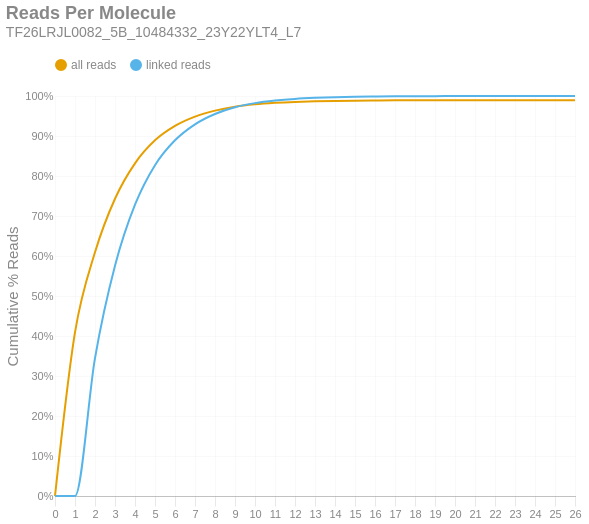

The code cell stored with this chart in its notebook:
### Markdown cell above
### Reads per Molecule
This chart shows the cumulative distribution of the number of reads per linked molecule. That is, how many alignments are associated with a unique molecule. This excludes the number of reads associated with invalid or absent linked-read barcodes. The `linked` histogram is the percentages recalculated when disregarding singletons.

### Code cell
if SKIPLR:
    print_html(f"Skipped")
else:
    counts = np.bincount(valids['reads'].cast(pl.Int64).to_numpy())
    weighted = counts * np.arange(len(counts))
    all_perc = weighted / n_reads
    linked_perc = weighted / n_linked_reads
    linked_perc[1] = 0
    binned_df = pl.DataFrame({
        'readsper': list(range(len(counts))),
        'all reads (cumsum)': np.cumsum(all_perc).tolist(),
        'linked reads (cumsum)': np.cumsum(linked_perc).tolist(),
    })

    with SafeRender(binned_df):
        (
            density_plot(binned_df, 'Reads Per Molecule', samplename, 'readspmol')
            .encode(
                x=alt.X('readsper:O', title=None).axis(labelAngle=0).scale(padding=0),
                y=alt.Y('value:Q', title='Cumulative % Reads').axis(format='%').stack(False),
                color=alt.Color("key:N").scale(domain=["all reads", "linked reads"]),
                tooltip=[
                    alt.Tooltip("key:N", title="Data Type"),
                    alt.Tooltip("readsper:O", title="Reads Per Molecule"),
                    alt.Tooltip("value:Q", format=".2%", title="% Reads (Cum.)")
                ]            
            )
        ).display()

### Figure 1 — Vega-Lite specification as saved in the notebook (floating-point values rounded to 4 significant figures)
{"width": "container", "height": 400, "config": {"title": {"anchor": "start", "dy": -15, "fontSize": 18, "color": "#888888", "subtitleColor": "#888888", "subtitleFontSize": 14}, "arc": {"fill": "#0072B2"}, "axis": {"domainColor": "#888888", "domainWidth": 0.5, "gridWidth": 0.2, "grid": false, "titleFontWeight": 400, "titleFontSize": 15, "labelFontSize": 11, "labelColor": "#888888", "tickColor": "#888888", "tickWidth": 0.2, "titleColor": "#888888"}, "axisBand": {"grid": false}, "axisX": {"grid": true, "tickSize": 10, "domainCap": "round"}, "axisY": {"domain": false, "grid": true, "tickSize": 0, "domainCap": "round"}, "background": "transparent", "header": {"labelFontSize": 15, "labelColor": "#888888", "titleFontSize": 15, "titleFontWeight": 600, "titleColor": "#888888"}, "legend": {"labelFont": "sans-serif", "labelFontSize": 12, "labelColor": "#888888", "symbolSize": 100, "symbolType": "circle", "titleFontSize": 12, "titlePadding": 10, "titleColor": "#888888", "title": null, "orient": "top"}, "range": {"category": ["#E69F00", "#56B4E9", "#009E73", "#F0E442", "#0072B2", "#D55E00", "#CC79A7", "#000000"], "diverging": ["#cfe8f3", "#a2d4ec", "#73bfe2", "#46abdb", "#1696d2", "#12719e"]}, "area": {"fill": "#0072B2", "fillOpacity": 0.7, "line": true, "strokeOpacity": 0.7}, "line": {"color": "#0072B2", "stroke": "#0072B2", "strokeWidth": 2}, "trail": {"color": "#0072B2", "stroke": "#0072B2", "strokeWidth": 0, "size": 1}, "point": {"filled": true, "fillOpacity": 1.0, "size": 95}, "text": {"color": "#888888", "fontSize": 11, "align": "right", "fontWeight": 400, "size": 11}, "bar": {"fill": "#0072B2", "stroke": null}, "view": {"stroke": null, "continuousWidth": 660, "continuousHeight": 400}}, "data": {"name": "data-5beab55dc656660f8cc662fa23fd452a"}, "mark": {"type": "line", "interpolate": "monotone", "point": {"opacity": 0, "size": 275}}, "encoding": {"color": {"field": "key", "scale": {"domain": ["all reads", "linked reads"]}, "type": "nominal"}, "tooltip": [{"field": "key", "title": "Data Type", "type": "nominal"}, {"field": "readsper", "title": "Reads Per Molecule", "type": "ordinal"}, {"field": "value", "format": ".2%", "title": "% Reads (Cum.)", "type": "quantitative"}], "x": {"axis": {"labelAngle": 0}, "field": "readsper", "scale": {"padding": 0}, "title": null, "type": "ordinal"}, "y": {"axis": {"format": "%"}, "field": "value", "stack": false, "title": "Cumulative % Reads", "type": "quantitative"}}, "params": [{"name": "param_c36ac31b6afebe62", "select": {"type": "point", "fields": ["key"]}, "bind": "legend"}], "title": {"text": "Reads Per Molecule", "subtitle": "TF26LRJL0082_5B_10484332_23Y22YLT4_L7"}, "transform": [{"fold": ["all reads (cumsum)", "linked reads (cumsum)"]}, {"calculate": "replace(datum.key, ' (cumsum)', '')", "as": "key"}, {"filter": {"param": "param_c36ac31b6afebe62"}}], "usermeta": {"embedOptions": {"downloadFileName": "TF26LRJL0082_5B_10484332_23Y22YLT4_L7.readspmol"}}, "$schema": "https://vega.github.io/schema/vega-lite/v6.4.1.json", "datasets": {"data-5beab55dc656660f8cc662fa23fd452a": [{"readsper": 0, "all reads (cumsum)": 0.0, "linked reads (cumsum)": 0.0}, {"readsper": 1, "all reads (cumsum)": 0.4092, "linked reads (cumsum)": 0.0}, {"readsper": 2, "all reads (cumsum)": 0.6092, "linked reads (cumsum)": 0.3447}, {"readsper": 3, "all reads (cumsum)": 0.7432, "linked reads (cumsum)": 0.5756}, {"readsper": 4, "all reads (cumsum)": 0.8317, "linked reads (cumsum)": 0.7282}, {"readsper": 5, "all reads (cumsum)": 0.8891, "linked reads (cumsum)": 0.8271}, {"readsper": 6, "all reads (cumsum)": 0.9252, "linked reads (cumsum)": 0.8892}, {"readsper": 7, "all reads (cumsum)": 0.9484, "linked reads (cumsum)": 0.9292}, {"readsper": 8, "all reads (cumsum)": 0.9634, "linked reads (cumsum)": 0.9551}, {"readsper": 9, "all reads (cumsum)": 0.9731, "linked reads (cumsum)": 0.9718}, {"readsper": 10, "all reads (cumsum)": 0.9791, "linked reads (cumsum)": 0.9822}, {"readsper": 11, "all reads (cumsum)": 0.9829, "linked reads (cumsum)": 0.9886}, {"readsper": 12, "all reads (cumsum)": 0.9853, "linked reads (cumsum)": 0.9928}, {"readsper": 13, "all reads (cumsum)": 0.9868, "linked reads (cumsum)": 0.9953}, {"readsper": 14, "all reads (cumsum)": 0.9878, "linked reads (cumsum)": 0.9971}, {"readsper": 15, "all reads (cumsum)": 0.9884, "linked reads (cumsum)": 0.9982}, {"readsper": 16, "all reads (cumsum)": 0.9888, "linked reads (cumsum)": 0.9988}, {"readsper": 17, "all reads (cumsum)": 0.9891, "linked reads (cumsum)": 0.9993}, {"readsper": 18, "all reads (cumsum)": 0.9892, "linked reads (cumsum)": 0.9996}, {"readsper": 19, "all reads (cumsum)": 0.9893, "linked reads (cumsum)": 0.9997}, {"readsper": 20, "all reads (cumsum)": 0.9894, "linked reads (cumsum)": 0.9998}, {"readsper": 21, "all reads (cumsum)": 0.9894, "linked reads (cumsum)": 0.9999}, {"readsper": 22, "all reads (cumsum)": 0.9894, "linked reads (cumsum)": 0.9999}, {"readsper": 23, "all reads (cumsum)": 0.9895, "linked reads (cumsum)": 1.0}, {"readsper": 24, "all reads (cumsum)": 0.9895, "linked reads (cumsum)": 1.0}, {"readsper": 25, "all reads (cumsum)": 0.9895, "linked reads (cumsum)": 1.0}, {"readsper": 26, "all reads (cumsum)": 0.9895, "linked reads (cumsum)": 1.0}]}}
